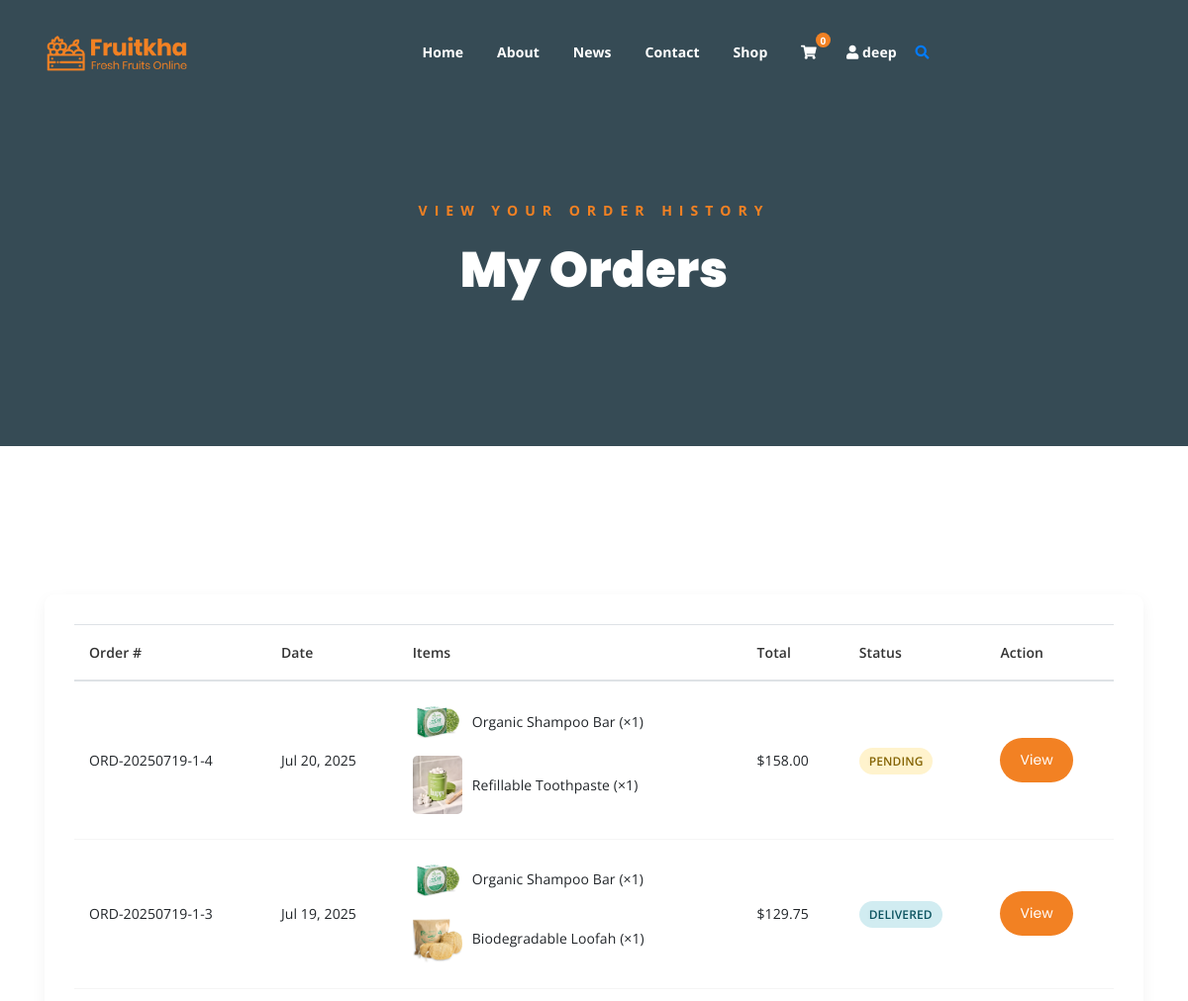
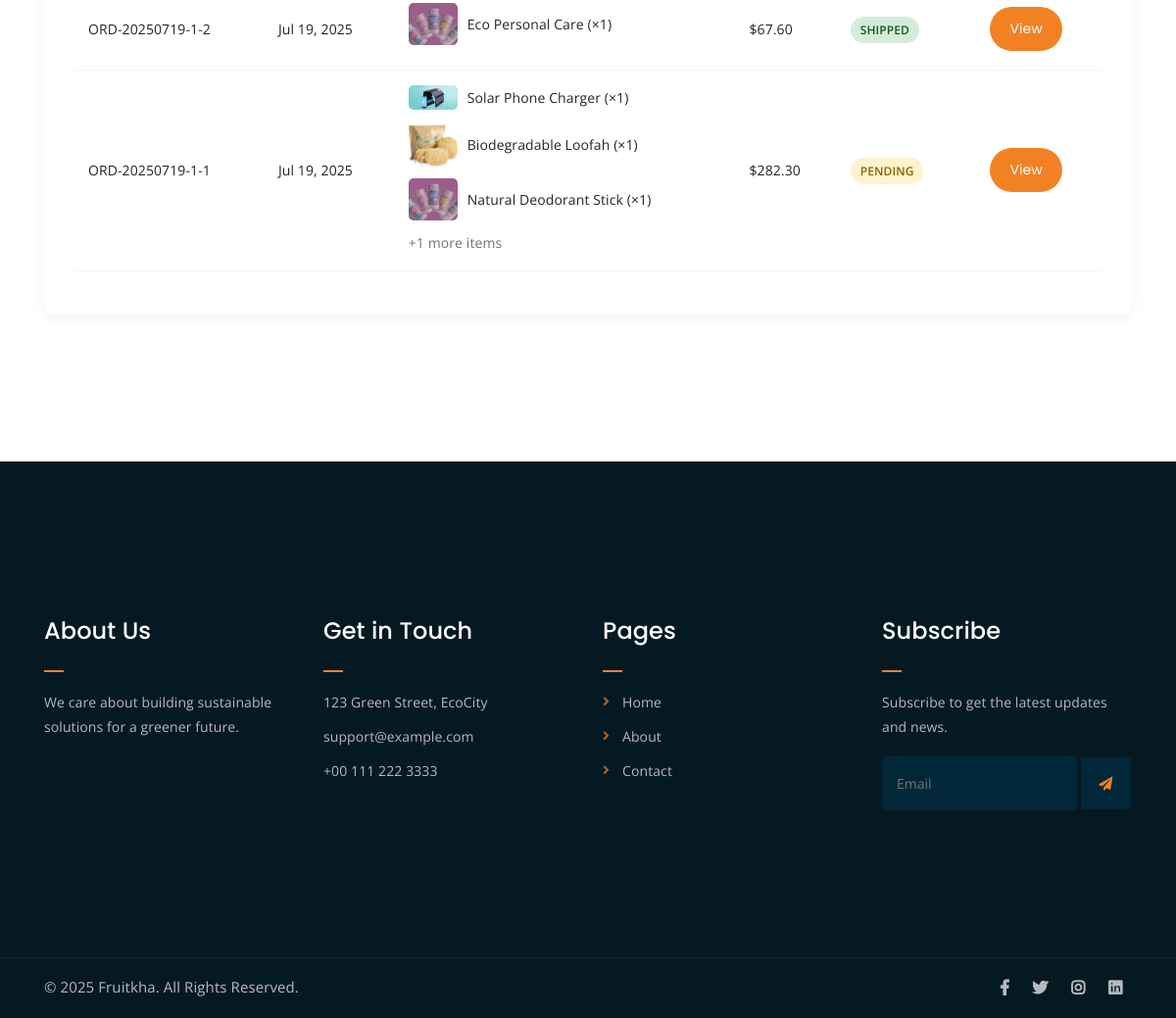
Screenshot of /my-orders/ (signed in) with the database file from the repository (2 pictures, top to bottom).
### app1/models.py (models this page shows, shortened)
class User(AbstractBaseUser, PermissionsMixin):
    email = models.EmailField(_('email address'), unique=True)
    username = models.CharField(_('username'), max_length=30, unique=True)
    first_name = models.CharField(_('first name'), max_length=30)
    last_name = models.CharField(_('last name'), max_length=30)
    date_joined = models.DateTimeField(_('date joined'), default=timezone.now)
    is_active = models.BooleanField(_('active'), default=True)
    is_staff = models.BooleanField(_('staff status'), default=False)
    bio = models.TextField(_('bio'), max_length=500, blank=True)
    profile_picture = models.ImageField(
        _('profile picture'),
        upload_to='profile_pics/',
        blank=True,
        null=True
    )
    groups = models.ManyToManyField(
        'auth.Group',
        verbose_name=_('groups'),
        blank=True,
        help_text=_(
            'The groups this user belongs to. A user will get all permissions '
            'granted to each of their groups.'
        ),
        related_name="custom_user_set",  # Changed to unique name
        related_query_name="custom_user",
    )
    user_permissions = models.ManyToManyField(
        'auth.Permission',
        verbose_name=_('user permissions'),
        blank=True,
        help_text=_('Specific permissions for this user.'),
        related_name="custom_user_permissions_set",  # Changed to unique name
        related_query_name="custom_user_permissions",
    )
    objects = UserManager()
    USERNAME_FIELD = 'email'
    REQUIRED_FIELDS = ['username', 'first_name', 'last_name']
    class Meta:
        verbose_name = _('user')
        verbose_name_plural = _('users')
    @property
    def cart(self):
        cart, created = Cart.objects.get_or_create(user=self)
        return cart

class Cart(models.Model):
    user = models.ForeignKey(settings.AUTH_USER_MODEL, on_delete=models.CASCADE)
    created_at = models.DateTimeField(auto_now_add=True)
    updated_at = models.DateTimeField(auto_now=True)

class Order(models.Model):
    PAYMENT_METHOD_CHOICES = [
        ('credit_card', 'Credit Card'),
        ('paypal', 'PayPal'),
        ('cash_on_delivery', 'Cash on Delivery'),
    ]
    ORDER_STATUS_CHOICES = [
        ('pending', 'Pending'),
        ('processing', 'Processing'),
        ('shipped', 'Shipped'),
        ('delivered', 'Delivered'),
        ('cancelled', 'Cancelled'),
    ]
    user = models.ForeignKey(settings.AUTH_USER_MODEL, on_delete=models.CASCADE, related_name='orders')
    order_number = models.CharField(max_length=20, unique=True)
    billing_address = models.ForeignKey(BillingAddress, on_delete=models.PROTECT, related_name='billing_orders')
    shipping_address = models.ForeignKey(ShippingAddress, on_delete=models.PROTECT, related_name='shipping_orders')
    payment_method = models.CharField(max_length=20, choices=PAYMENT_METHOD_CHOICES)
    subtotal = models.DecimalField(max_digits=10, decimal_places=2)
    tax = models.DecimalField(max_digits=10, decimal_places=2)
    shipping_cost = models.DecimalField(max_digits=10, decimal_places=2)
    total = models.DecimalField(max_digits=10, decimal_places=2)
    status = models.CharField(max_length=20, choices=ORDER_STATUS_CHOICES, default='pending')
    created_at = models.DateTimeField(auto_now_add=True)
    updated_at = models.DateTimeField(auto_now=True)

class OrderItem(models.Model):
    order = models.ForeignKey(Order, on_delete=models.CASCADE, related_name='items')
    product = models.ForeignKey(Product, on_delete=models.PROTECT)
    quantity = models.PositiveIntegerField()
    price = models.DecimalField(max_digits=10, decimal_places=2)
    created_at = models.DateTimeField(auto_now_add=True)

class Product(models.Model):
    CATEGORY_CHOICES = [
        ('Organic Food', 'Organic Food'),
        ('Household Items', 'Household Items'),
        ('Reusable Products', 'Reusable Products'),
        ('Eco Personal Care', 'Eco Personal Care'),
        ('Green Gadgets', 'Green Gadgets'),
        ('other', 'Other'),
    ]
    name = models.CharField(max_length=100)
    description = models.TextField()
    price = models.DecimalField(max_digits=10, decimal_places=2)
    category = models.CharField(max_length=30, choices=CATEGORY_CHOICES)
    image = models.ImageField(upload_to='products/')
    created_at = models.DateTimeField(auto_now_add=True)
    updated_at = models.DateTimeField(auto_now=True)
    class Meta:
        ordering = ['-created_at']

### app1/views.py (the view)
# urls.py: path('my-orders/', views.my_orders, name='my_orders'),
@login_required
def my_orders(request):
    orders = Order.objects.filter(user=request.user).order_by('-created_at')
    return render(request, 'my_orders.html', {'orders': orders})

### app1/context_processors.py (called while the page is built)
def cart_count(request):
    if request.user.is_authenticated:
        cart, created = Cart.objects.get_or_create(user=request.user)
        return {'cart_count': cart.items.count()}
    return {'cart_count': 0}

### app1/static/templates/my_orders.html (shortened to what this page needs)
{% extends 'base.html' %}
{% load static %}
{% block content %}
<div class="breadcrumb-section breadcrumb-bg">
    <div class="container">
        <div class="row">
            <div class="col-lg-8 offset-lg-2 text-center">
                <div class="breadcrumb-text">
                    <p>View your order history</p>
                    <h1>My Orders</h1>
                </div>
            </div>
        </div>
    </div>
</div>
<div class="mt-150 mb-150">
    <div class="container">
        {% if orders %}
        <div class="row">
            <div class="col-lg-12">
                <div class="order-history-table">
                    <table class="table">
                        <thead>
                            <tr>
                                <th>Order #</th>
                                <th>Date</th>
                                <th>Items</th>
                                <th>Total</th>
                                <th>Status</th>
                                <th>Action</th>
                            </tr>
                        </thead>
                        <tbody>
                            {% for order in orders %}
                            <tr>
                                <td>{{ order.order_number }}</td>
                                <td>{{ order.created_at|date:"M d, Y" }}</td>
                                <td>
                                    <div class="order-items">
                                        {% for item in order.items.all|slice:":3" %}
                                        <div class="order-item">
                                            <img src="{{ item.product.image.url }}" alt="{{ item.product.name }}" width="50">
                                            <span>{{ item.product.name }} (×{{ item.quantity }})</span>
                                        </div>
                                        {% endfor %}
                                        {% if order.items.count > 3 %}
                                        <div class="text-muted">+{{ order.items.count|add:"-3" }} more items</div>
                                        {% endif %}
                                    </div>
                                </td>
                                <td>${{ order.total|floatformat:2 }}</td>
                                <td>
                                    <span class="order-status {{ order.status }}">
                                        {{ order.get_status_display }}
                                    </span>
                                </td>
                                <td>
                                    <a href="{% url 'order_detail' order.id %}" class="boxed-btn">View</a>
                                </td>
                            </tr>
                            {% endfor %}
                        </tbody>
                    </table>
                </div>
            </div>
        </div>
        {% endif %}
    </div>
</div>
{% endblock %}

### app1/static/templates/base.html (shortened to what this page needs)
{% load static %}
<!DOCTYPE html>
<html lang="en">
<head>
    <link rel="stylesheet" href="{% static 'assets/css/all.min.css' %}">
    <link rel="stylesheet" href="{% static 'assets/bootstrap/css/bootstrap.min.css' %}">
    <link rel="stylesheet" href="{% static 'assets/css/owl.carousel.css' %}">
    <link rel="stylesheet" href="{% static 'assets/css/magnific-popup.css' %}">
    <link rel="stylesheet" href="{% static 'assets/css/animate.css' %}">
    <link rel="stylesheet" href="{% static 'assets/css/meanmenu.min.css' %}">
    <link rel="stylesheet" href="{% static 'assets/css/main.css' %}?v={% now 'U' %}">
    <link rel="stylesheet" href="{% static 'assets/css/responsive.css' %}">
</head>
<body>
    <div class="top-header-area" id="sticker">
        <div class="container">
            <div class="row">
                <div class="col-lg-12 col-sm-12 text-center">
                    <div class="main-menu-wrap">
                        <div class="site-logo">
                            <a href="{% url 'home' %}">
                                <img src="{% static 'assets/img/logo.png' %}" alt="">
                            </a>
                        </div>
                        <nav class="main-menu">
                            <ul>
                                <li class="{% if request.path == '/' %}current-list-item{% endif %}"><a href="{% url 'home' %}">Home</a></li>
                                <li class="{% if request.path == '/about/' %}current-list-item{% endif %}"><a href="{% url 'about' %}">About</a></li>
                                <li class="{% if '/news/' in request.path %}current-list-item{% endif %}"><a href="{% url 'eco_news' %}">News</a></li>
                                <li class="{% if request.path == '/contact/' %}current-list-item{% endif %}"><a href="{% url 'contact' %}">Contact</a></li>
                                <li class="{% if request.path == '/shop/' %}current-list-item{% endif %}"><a href="{% url 'shop' %}">Shop</a></li>
                               <li>
                                    <div class="header-icons">
                                        <a class="shopping-cart" href="{% url 'cart' %}">
                                            <i class="fas fa-shopping-cart"></i>
                                            {% if user.is_authenticated %}
                                                <span class="cart-count">{{ user.cart.items.count }}</span>
                                            {% endif %}
                                        </a>
                                        {% if user.is_authenticated %}
                                            <li class="user-dropdown">
                                                <a class="shopping-cart-1" href="#">
                                                    <i class="fas fa-user"></i>
                                                    <span class="username">{{ user.first_name }}</span>
                                                </a>
                                            </li>
                                        {% endif %}
                                        <a class="mobile-hide search-bar-icon" href="#"><i class="fas fa-search"></i></a>
                                    </div>
                                </li>
                            </ul>
                        </nav>
                    </div>
                </div>
            </div>
        </div>
    </div>
    {% block content %}{% endblock %}
    <div class="footer-area">
        <div class="container">
            <div class="row">
                <div class="col-lg-3 col-md-6">
                    <div class="footer-box about-widget">
                        <h2 class="widget-title">About Us</h2>
                        <p>We care about building sustainable solutions for a greener future.</p>
                    </div>
                </div>
                <div class="col-lg-3 col-md-6">
                    <div class="footer-box get-in-touch">
                        <h2 class="widget-title">Get in Touch</h2>
                        <ul>
                            <li>123 Green Street, EcoCity</li>
                            <li>support@example.com</li>
                            <li>+00 111 222 3333</li>
                        </ul>
                    </div>
                </div>
                <div class="col-lg-3 col-md-6">
                    <div class="footer-box pages">
                        <h2 class="widget-title">Pages</h2>
                        <ul>
                            <li><a href="{% url 'home' %}">Home</a></li>
                            <li><a href="{% url 'about' %}">About</a></li>
                            <li><a href="{% url 'contact' %}">Contact</a></li>
                        </ul>
                    </div>
                </div>
                <div class="col-lg-3 col-md-6">
                    <div class="footer-box subscribe">
                        <h2 class="widget-title">Subscribe</h2>
                        <p>Subscribe to get the latest updates and news.</p>
                        <form action="#">
                            <input type="email" placeholder="Email">
                            <button type="submit"><i class="fas fa-paper-plane"></i></button>
                        </form>
                    </div>
                </div>
            </div>
        </div>
    </div>
    <div class="copyright">
        <div class="container">
            <div class="row">
                <div class="col-lg-6 col-md-12">
                    <p>&copy; 2025 Fruitkha. All Rights Reserved.</p>
                </div>
                <div class="col-lg-6 text-right col-md-12">
                    <div class="social-icons">
                        <ul>
                            <li><a href="#"><i class="fab fa-facebook-f"></i></a></li>
                            <li><a href="#"><i class="fab fa-twitter"></i></a></li>
                            <li><a href="#"><i class="fab fa-instagram"></i></a></li>
                            <li><a href="#"><i class="fab fa-linkedin"></i></a></li>
                        </ul>
                    </div>
                </div>
            </div>
        </div>
    </div>
</body>
</html>

### app1/static/templates/my_orders.html (style rules this page uses)
.order-history-table { background: #fff; border-radius: 10px; box-shadow: 0 5px 15px rgba(0,0,0,0.05); padding: 30px; overflow-x: auto; }
.order-history-table table { width: 100%; }
.order-history-table th { font-weight: 600; color: #333; border-bottom: 2px solid #f5f5f5; padding: 15px; }
.order-history-table td { padding: 15px; vertical-align: middle; border-bottom: 1px solid #f5f5f5; }
.order-item { display: flex; align-items: center; margin-bottom: 10px; }
.order-item img { margin-right: 10px; border-radius: 5px; }
.order-status { padding: 5px 10px; border-radius: 20px; font-size: 12px; font-weight: 600; text-transform: uppercase; }
.order-status.pending { background: #fff3cd; color: #856404; }
.order-status.shipped { background: #d4edda; color: #155724; }
.order-status.delivered { background: #d1ecf1; color: #0c5460; }

### rows the page displays
User: cart.items.count "0", first_name "deep"
Order: order_number "ORD-20250719-1-4", created_at "Jul 20, 2025", total "158.00", status "PENDING"
OrderItem: product.image (picture), product.name "Organic Shampoo Bar", quantity "1"
OrderItem: product.image (picture), product.name "Refillable Toothpaste", quantity "1"
Order: order_number "ORD-20250719-1-3", created_at "Jul 19, 2025", total "129.75", status "DELIVERED"
OrderItem: product.image (picture), product.name "Organic Shampoo Bar", quantity "1"
OrderItem: product.image (picture), product.name "Biodegradable Loofah", quantity "1"
Order: order_number "ORD-20250719-1-2", created_at "Jul 19, 2025", total "67.60", status "SHIPPED"
OrderItem: product.image (picture), product.name "Eco Personal Care", quantity "1"
Order: order_number "ORD-20250719-1-1", created_at "Jul 19, 2025", items.count|add "1", total "282.30", status "PENDING"
OrderItem: product.image (picture), product.name "Solar Phone Charger", quantity "1"
OrderItem: product.image (picture), product.name "Biodegradable Loofah", quantity "1"
OrderItem: product.image (picture), product.name "Natural Deodorant Stick", quantity "1"
